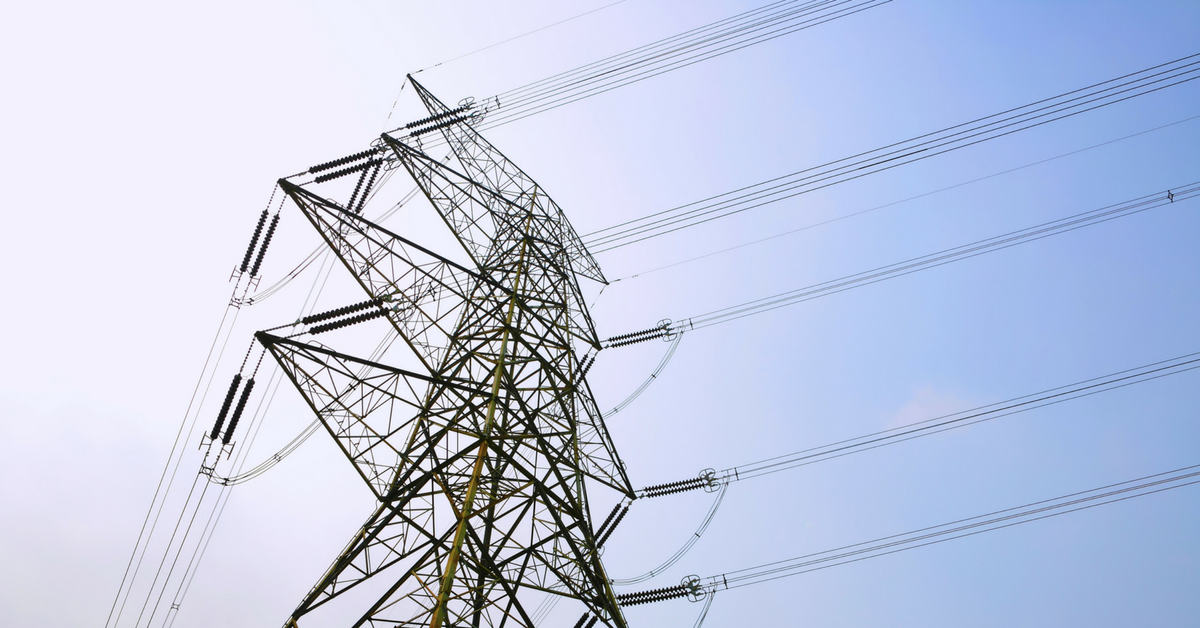
#> input picture tst5.png, 1200 x 628 px
$ jupyter execute --allow-errors LHT.ipynb   (Python 2 division)
#> lines starting #> are read from the running program, lines starting #| are printed output that depends on the picture; after the words box and inside, x2 and y2 are one past the last pixel; in counts of white or black regions, pixels touching at a corner belong together
[cell 1]
import numpy as np
import cv2
from numba import njit, vectorize, float64, int64, prange

[cell 2]
def constructIndices(img):
    args = np.argwhere(img > 0)
    m, n = img.shape
    I = args[:, 1]
    J = args[:, 0]
    return I, J

[cell 3]
@vectorize([int64(int64, int64, int64, int64)], nopython=True)
def customMulti(I, J, theta, rho_max):

    theta = np.radians(theta)

    rho = J * np.cos(theta) + I * np.sin(theta) + rho_max

    return rho

[cell 4]
@njit
def fillSpace(rho, theta, space):
    for r in rho:
        space[r, theta] += 1

[cell 5]
@njit
def buildSpace(I, J, rho_max):

    space = np.zeros((2 * rho_max, 180))

    for theta in prange(180):
        rho = customMulti(I, J, theta, rho_max)
        fillSpace(rho,theta, space)

    return space

[cell 6]
def findMaxima(hSpace, numOfMaxima, dr, dt):
    maxs = []

    for i in range(numOfMaxima):

        mx = np.argwhere(hSpace == np.max(hSpace))[0]
        maxs.append(mx)
        r, t = mx[0], mx[1]
        hSpace[r, t] = 0


    return maxs


def drawRandomLines(NbLines):
    img = np.zeros((800, 800))
    for i in range(NbLines):
        x1 = np.random.randint(low = 0, high=800)
        y1 = np.random.randint(low = 0, high=800)
        x2 = np.random.randint(low = 0, high=800)
        y2 = np.random.randint(low = 0, high=800)
        cv2.line(img, (x1, y1), (x2, y2), (255,255,255), 1)
    img = np.float32(img)

    return img

def drawLine(imgC, mx, rho_max, m, n):

    theta = np.radians(mx[1])
    rho = mx[0] - rho_max

    c = np.cos(theta)
    s = np.sin(theta)

    if np.isclose(s, 0):
        pt1 = (0, rho)
        pt2 = (n, rho)

    else:
        pt1 = (int(rho // s), 0)
        pt2 = (int(rho // s - c / s * m), m)

    cv2.line(imgC, pt1, pt2, (255,0,255), 3)


def show(I, title):
    I = np.uint8(I / np.max(I) * 255)
    cv2.imshow(title, I)
    cv2.waitKey()
    cv2.destroyAllWindows()

[cell 7]
#img = drawRandomLines(NbLines=5)

img = cv2.imread('tst5.png', 0)
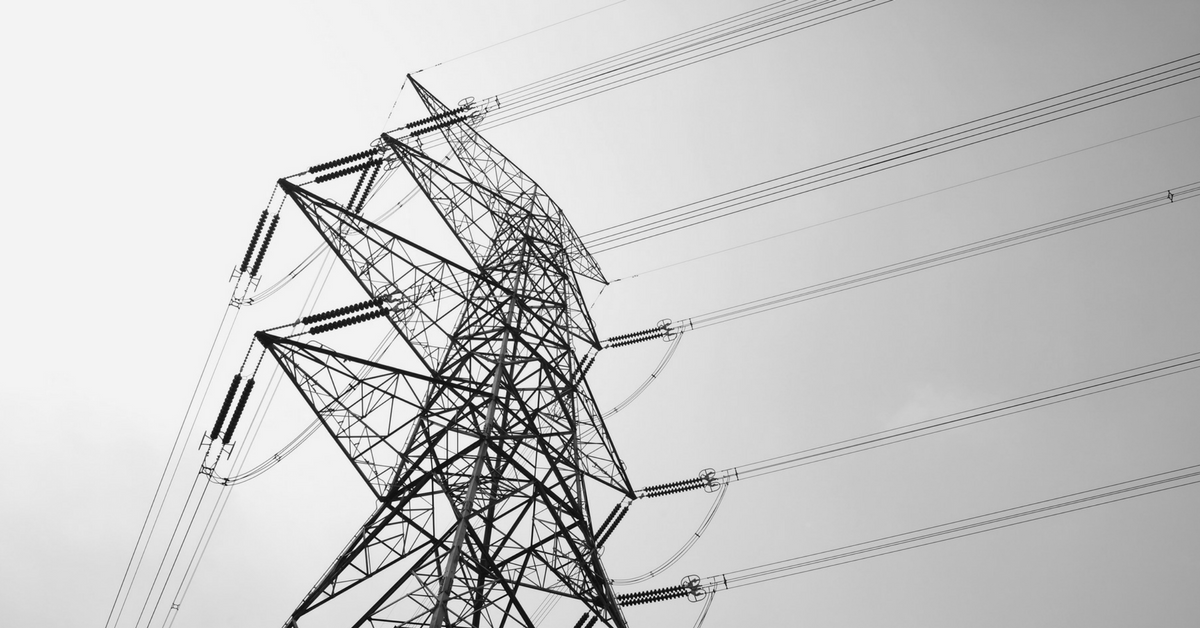
#> img: shape (628, 1200); min 0, max 255, mean 199.5
imgC = cv2.imread('tst5.png')
#> imgC is the input picture: shape (628, 1200, 3); mean B, G, R 224.5, 199.9, 190.8
edges = cv2.Canny(img, 80, 200)
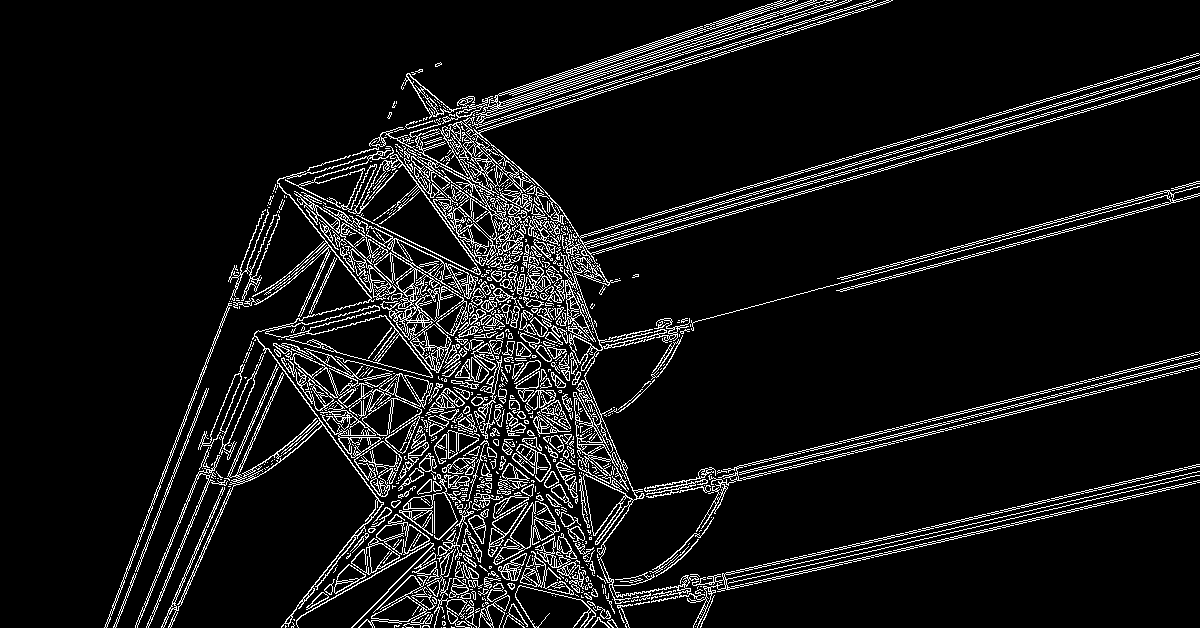
#> edges: shape (628, 1200); 8.4% white in thin lines or dots

show(imgC, 'Original')
#> in show, `I = np.uint8(I / np.max(I) * 255)`:
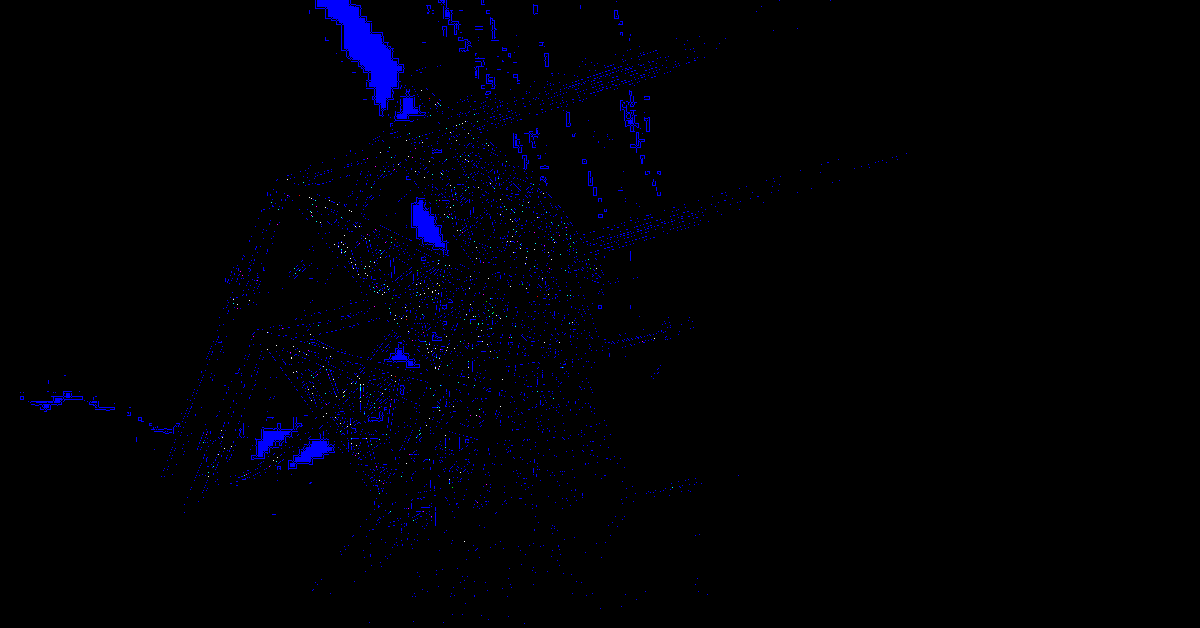
#> I: shape (628, 1200, 3); mean of channels 0, 1, 2 4.9, 0.1, 0.1; drawn as B, G, R

I, J = constructIndices(edges)
#> in constructIndices, `args = np.argwhere(img > 0)`: args = 62975 pairs, first value 0 to 627, second value 104 to 1199
m, n = img.shape
#> m = 628; n = 1200
rho_max = int(np.hypot(m, n))
#> rho_max = 1354

#> (the rest of this cell did not finish here and is left out)
